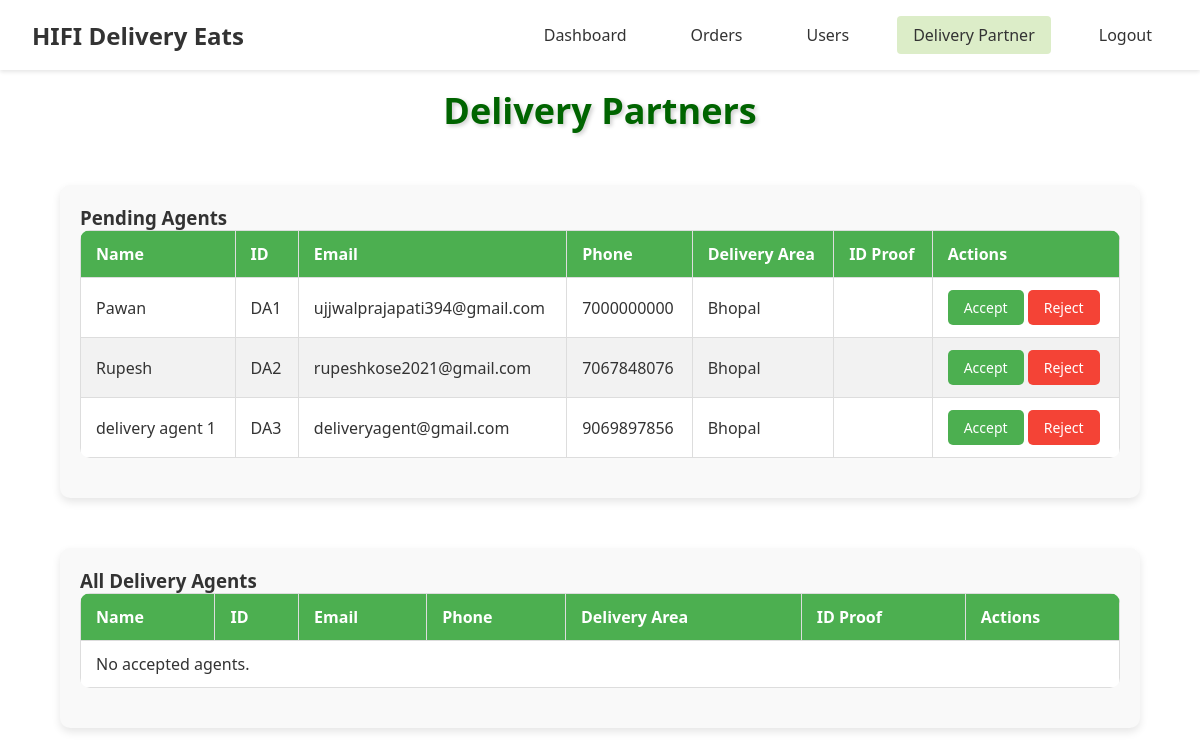
/admin/delivery_partner (signed in), run on an earlier commit of the app's database.
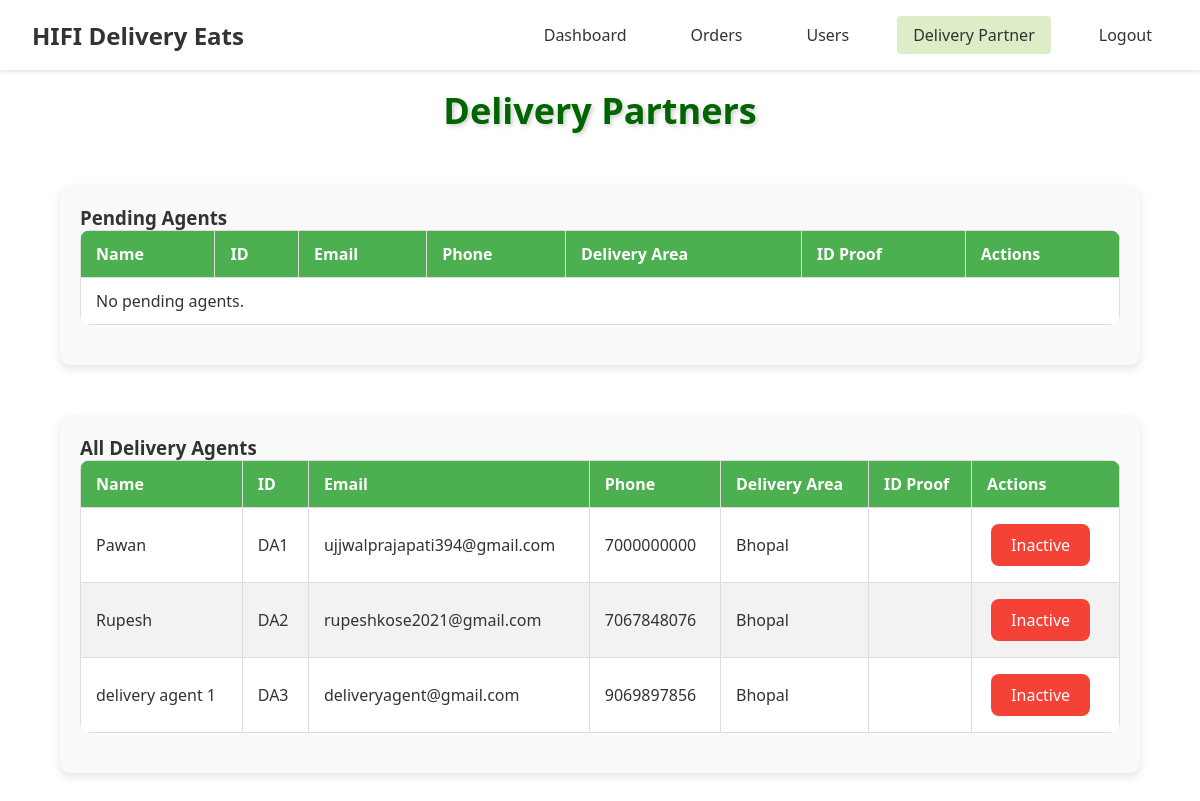
And on a later commit of the database.
### models.py (models this page shows, shortened)
class DeliveryAgent(UserMixin, db.Model):
    __tablename__ = 'delivery_agent'
    id = db.Column(db.Integer, primary_key=True)
    username = db.Column(db.String(100))
    email = db.Column(db.String(100), unique=True)
    phone = db.Column(db.Integer, unique=True, nullable=False)
    password = db.Column(db.String(100), nullable=False)
    delivery_area = db.Column(db.String(100), nullable=False)
    available_slots = db.Column(db.Boolean, nullable=False, default=True)
    id_proof = db.Column(db.String(12), nullable=False, server_default='')
    is_approved = db.Column(db.Boolean, nullable=False, server_default='0')
    is_active = db.Column(db.Boolean, nullable=False, server_default='1')

### routes.py (the view)
    @app.route('/admin/delivery_partner')
    @login_required
    def delivery_partner():
        pending_agents = DeliveryAgent.query.filter_by(is_approved=False).all()
        accepted_agents = DeliveryAgent.query.filter_by(is_approved=True).all()
        return render_template(
            'admin/delivery_partner.html',
            pending_agents=pending_agents,
            accepted_agents=accepted_agents
        )

### templates/admin/delivery_partner.html (shortened to what this page needs)
{% extends 'admin/index.html' %} {% block css %} {{ super() }}
<link
  rel="stylesheet"
  href="{{ url_for('static', filename='css/admin/delivery_partner.css') }}"
/>
{% endblock css %} {% block content %}
<h2>Delivery Partners</h2>
<div class="table-container">
  <h3>Pending Agents</h3>
  <table>
    <thead>
      <tr>
        <th>Name</th>
        <th>ID</th>
        <th>Email</th>
        <th>Phone</th>
        <th>Delivery Area</th>
        <th>ID Proof</th>
        <th>Actions</th>
      </tr>
    </thead>
    <tbody id="userList">
      {% for agent in pending_agents %}
      <tr id="user-{{ agent.id }}">
        <td>{{ agent.username }}</td>
        <td>DA{{ agent.id }}</td>
        <td>{{ agent.email }}</td>
        <td>{{ agent.phone }}</td>
        <td>{{ agent.delivery_area }}</td>
        <td>{{ agent.id_proof }}</td>
        <td>
          <button class="accept" onclick="handleAccept({{ agent.id }})">
            Accept
          </button>
          <button class="reject" onclick="handleReject({{ agent.id }})">
            Reject
          </button>
        </td>
      </tr>
      {% else %}
      <tr>
        <td colspan="7">No pending agents.</td>
      </tr>
      {% endfor %}
    </tbody>
  </table>
</div>
<div class="table-container">
  <h3>All Delivery Agents</h3>
  <table>
    <thead>
      <tr>
        <th>Name</th>
        <th>ID</th>
        <th>Email</th>
        <th>Phone</th>
        <th>Delivery Area</th>
        <th>ID Proof</th>
        <th>Actions</th>
      </tr>
    </thead>
    <tbody id="acceptedAgentsList">
      {% for agent in accepted_agents %}
      <tr id="user-{{ agent.id }}">
        <td>{{ agent.username }}</td>
        <td>DA{{ agent.id }}</td>
        <td>{{ agent.email }}</td>
        <td>{{ agent.phone }}</td>
        <td>{{ agent.delivery_area }}</td>
        <td>{{ agent.id_proof }}</td>
        <td>
          {% if agent.is_active %}
          <button class="deactivate" onclick="handleDeactivate({{ agent.id }})">
            Inactive
          </button>
          {% else %}
          <button class="activate" onclick="handleActivate({{ agent.id }})">
            Active
          </button>
          {% endif %}
        </td>
      </tr>
      {% else %}
      <tr>
        <td colspan="7">No accepted agents.</td>
      </tr>
      {% endfor %}
    </tbody>
  </table>
</div>
{% endblock content %}

### templates/admin/index.html (shortened to what this page needs)
<!DOCTYPE html>
<html lang="en">
<head>
  <link rel="stylesheet" href="{{ url_for('static', filename='css/admin/admin.css') }}">
  {% block css %}
  {% endblock css %}
</head>
<body>
  <header class="header">
    <div class="logo">HIFI Delivery Eats</div>
    <nav class="nav-menu">
      <a href="{{ url_for('admin') }}" class="{% if request.endpoint == 'admin' %}active{% endif %}">Dashboard</a>
      <a href="#" class="{% if request.endpoint == 'orders' %}active{% endif %}">Orders</a>
      <a href="#" class="{% if request.endpoint == 'users' %}active{% endif %}">Users</a>
      <a href="{{ url_for('delivery_partner') }}" class="{% if request.endpoint == 'delivery_partner' %}active{% endif %}">Delivery Partner</a>
      <a href="{{ url_for('employee_logout') }}">Logout</a>
    </nav>
  </header>
  <main>
    <section class="dashboard-content">
      {% block content %}{% endblock content %}
    </section>
  </main>
</body>
</html>

### static/css/admin/admin.css (style rules this page uses)
* { margin: 0; padding: 0; box-sizing: border-box; font-family: 'Segoe UI', Tahoma, Geneva, Verdana, sans-serif; }
:root { --primary-green: #50b341; --light-green: #DCEDC8; --white: #ffffff; --text-dark: #333333; }
body { background-color: var(--white); color: var(--text-dark); }
.header { display: flex; justify-content: space-between; align-items: center; padding: 1rem 2rem; background-color: var(--white); box-shadow: 0 2px 4px rgba(0,0,0,0.1); }
.logo { font-size: 1.5rem; font-weight: bold; color: var(--text-dark); }
.nav-menu { display: flex; gap: 2rem; }
.nav-menu a { text-decoration: none; color: var(--text-dark); padding: 0.5rem 1rem; border-radius: 4px; transition: background-color 0.3s; }
.nav-menu a:hover, .nav-menu a.active { background-color: var(--light-green); }

### static/css/admin/delivery_partner.css (style rules this page uses)
h2 { color: darkgreen; text-align: center; margin-bottom: 10px; font-size: 36px; font-weight: bold; text-shadow: 2px 2px 4px rgba(0, 0, 0, 0.2); transition: text-shadow 0.3s ease-in-out; margin-top: 1rem; }
.table-container { margin: 50px auto; padding: 20px; border-radius: 10px; box-shadow: 0 4px 8px rgba(0, 0, 0, 0.1); background-color: #f9f9f9; width: 90%; max-width: 1200px; }
table { width: 100%; border-collapse: collapse; margin-bottom: 20px; background-color: #fff; border-radius: 10px; overflow: hidden; }
th, td { border: 1px solid #ddd; padding: 12px 15px; text-align: left; }
th { background-color: #4CAF50; color: white; }
tbody tr:nth-child(even) { background-color: #f2f2f2; }
button { padding: 8px 16px; border: none; border-radius: 5px; cursor: pointer; font-size: 14px; transition: background-color 0.3s ease; }
button.deactivate { background-color: #f44336; color: white; border: none; padding: 10px 20px; font-size: 16px; border-radius: 8px; cursor: pointer; transition: background-color 0.3s ease; margin: 4px; }

What changed in the data, as far as the page shows it:
changed DeliveryAgent "Pawan": moves from the list under "Pending Agents" to the list under "All Delivery Agents"
changed DeliveryAgent "Rupesh": moves from the list under "Pending Agents" to the list under "All Delivery Agents"
changed DeliveryAgent "delivery agent 1": moves from the list under "Pending Agents" to the list under "All Delivery Agents"
Also different on the page:
text no longer shown: "No accepted agents."
text now shown: "No pending agents."
